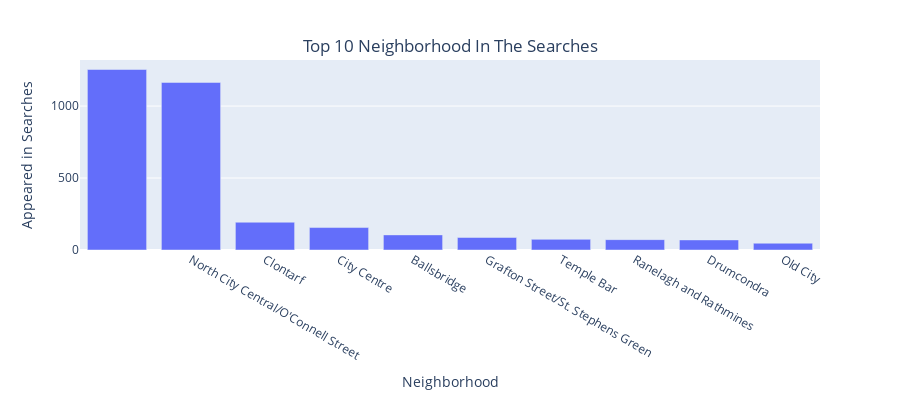

The notebook cell saved with this chart:
### Code cell
# Get top 10 neighbourhood searched by the users
fig = px.bar(x=index[:10], y=value[:10], height=400)
fig.update_layout(
    title={'text':'Top 10 Neighborhood In The Searches',
           'y':0.9,
           'x':0.5,
           'xanchor': 'center',
           'yanchor': 'top'},
    xaxis_title="Neighborhood",
    yaxis_title="Appeared in Searches"
)
fig.show()

### Figure 1 — Plotly figure (JSON) as saved in the notebook; plotly's stock layout.template omitted (floating-point values rounded to 4 significant figures)
{"data": [{"alignmentgroup": "True", "hovertemplate": "x=%{x}<br>y=%{y}<extra></extra>", "legendgroup": "", "marker": {"color": "#636efa", "pattern": {"shape": ""}}, "name": "", "offsetgroup": "", "orientation": "v", "showlegend": false, "textposition": "auto", "type": "bar", "x": ["", "North City Central/O'Connell Street", "Clontarf", "City Centre", "Ballsbridge", "Grafton Street/St. Stephens Green", "Temple Bar", "Ranelagh and Rathmines", "Drumcondra", "Old City"], "xaxis": "x", "y": [1254, 1164, 193, 156, 105, 87, 74, 72, 70, 47], "yaxis": "y"}], "layout": {"barmode": "relative", "height": 400, "legend": {"tracegroupgap": 0}, "margin": {"t": 60}, "title": {"text": "Top 10 Neighborhood In The Searches", "x": 0.5, "xanchor": "center", "y": 0.9, "yanchor": "top"}, "xaxis": {"anchor": "y", "domain": [0, 1], "title": {"text": "Neighborhood"}}, "yaxis": {"anchor": "x", "domain": [0, 1], "title": {"text": "Appeared in Searches"}}}}
